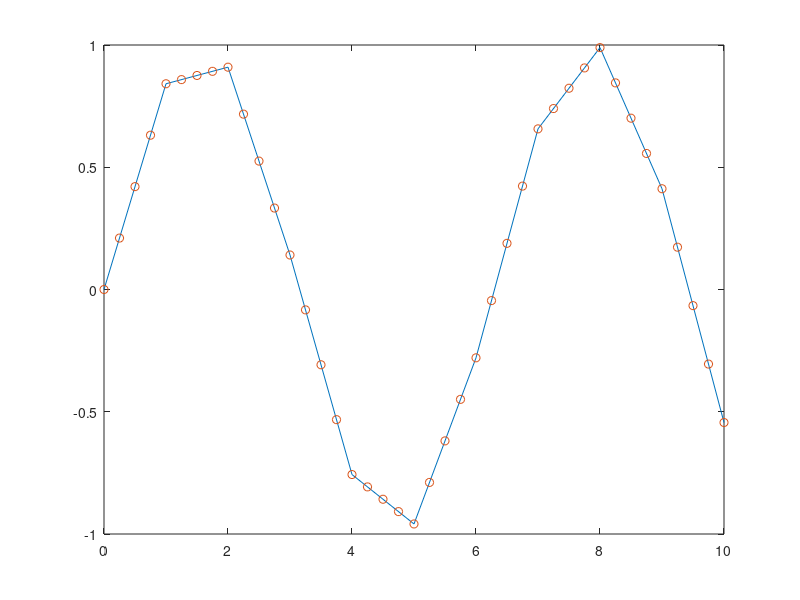

Write the MATLAB code that produced this figure.
%Exercise 3
% y = sin(x); x = 0:10; x(i) = 0:0.25:10;  Construct the interpolant y and plot. 
%Soln:

clc;
clear;
close all;

dataX = 0:10;           % x = 0:10
dataY = sin(dataX);    % y = sin(x)
n = length(dataX);

x = [0:0.25:10];    % x(i)

for i = 1:length(x)
    for j = 1:n-1
        if dataX(j)<=x(i) && dataX(j+1)>=x(i)
            x1 = dataX(j);
            x2 = dataX(j+1);
            y1 = dataY(j);
            y2 = dataY(j+1);
        end
    end
    y(i) = ((x(i)-x2)/(x1-x2))*y1 + ((x(i)-x1)/(x2-x1))*y2;         

end
% SOLVED BY THP

plot(dataX, dataY)
hold on
plot(x,y,'o')
